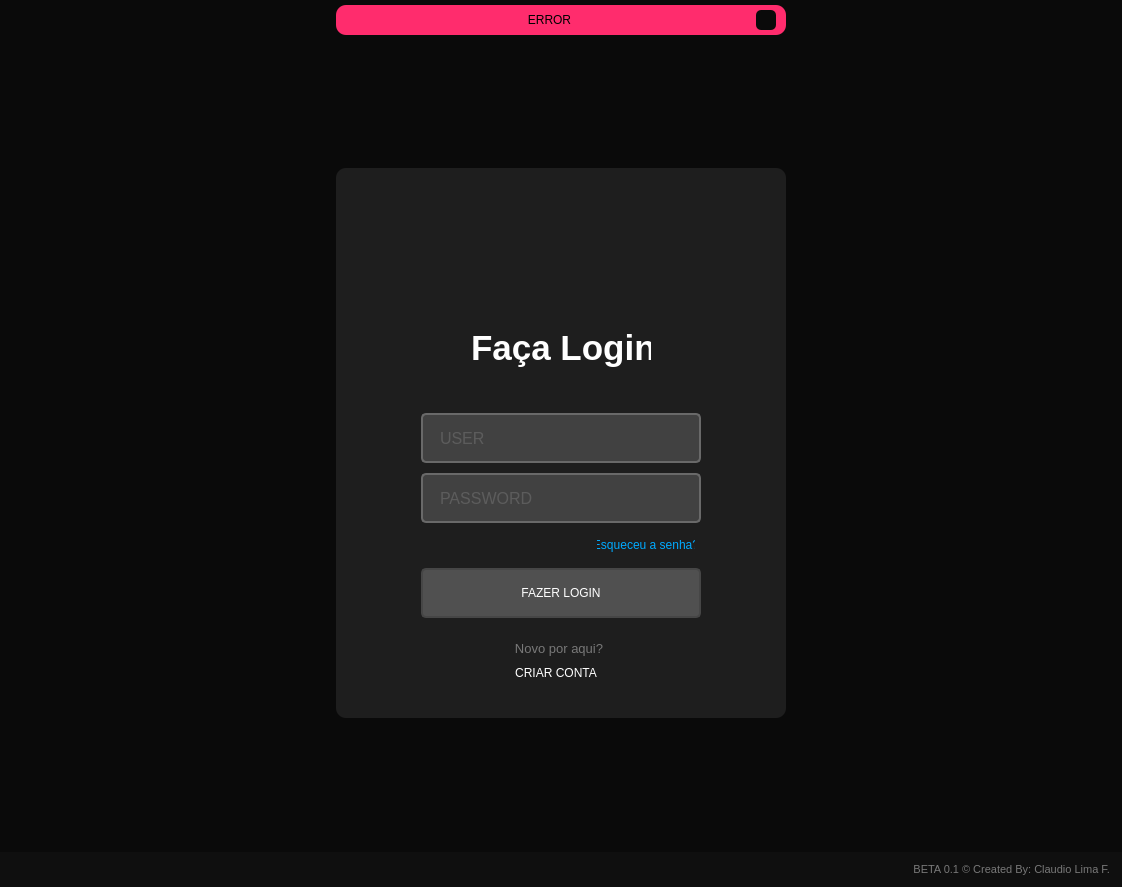
<?xml version="1.0" encoding="UTF-8"?>
<ui version="4.0">
 <class>LoginWindow</class>
 <widget class="QMainWindow" name="LoginWindow">
  <property name="geometry">
   <rect>
    <x>0</x>
    <y>0</y>
    <width>1122</width>
    <height>887</height>
   </rect>
  </property>
  <property name="minimumSize">
   <size>
    <width>500</width>
    <height>700</height>
   </size>
  </property>
  <property name="windowTitle">
   <string>Dev Claudio</string>
  </property>
  <property name="windowIcon">
   <iconset>
    <normaloff>images/icone.ico</normaloff>images/icone.ico</iconset>
  </property>
  <property name="styleSheet">
   <string notr="true">background-color: rgb(10, 10, 10);</string>
  </property>
  <widget class="QWidget" name="centralwidget">
   <layout class="QVBoxLayout" name="verticalLayout">
    <property name="spacing">
     <number>0</number>
    </property>
    <property name="leftMargin">
     <number>0</number>
    </property>
    <property name="topMargin">
     <number>0</number>
    </property>
    <property name="rightMargin">
     <number>0</number>
    </property>
    <property name="bottomMargin">
     <number>0</number>
    </property>
    <item>
     <widget class="QFrame" name="topbar">
      <property name="maximumSize">
       <size>
        <width>16777215</width>
        <height>35</height>
       </size>
      </property>
      <property name="styleSheet">
       <string notr="true"/>
      </property>
      <property name="frameShape">
       <enum>QFrame::NoFrame</enum>
      </property>
      <property name="frameShadow">
       <enum>QFrame::Raised</enum>
      </property>
      <layout class="QHBoxLayout" name="horizontalLayout_2">
       <property name="spacing">
        <number>0</number>
       </property>
       <property name="leftMargin">
        <number>0</number>
       </property>
       <property name="topMargin">
        <number>5</number>
       </property>
       <property name="rightMargin">
        <number>0</number>
       </property>
       <property name="bottomMargin">
        <number>0</number>
       </property>
       <item>
        <widget class="QFrame" name="frame_error">
         <property name="maximumSize">
          <size>
           <width>450</width>
           <height>35</height>
          </size>
         </property>
         <property name="styleSheet">
          <string notr="true">background-color: rgb(255, 44, 109);
border-radius: 10px;</string>
         </property>
         <property name="frameShape">
          <enum>QFrame::StyledPanel</enum>
         </property>
         <property name="frameShadow">
          <enum>QFrame::Raised</enum>
         </property>
         <layout class="QHBoxLayout" name="horizontalLayout_3">
          <property name="spacing">
           <number>3</number>
          </property>
          <property name="leftMargin">
           <number>10</number>
          </property>
          <property name="topMargin">
           <number>3</number>
          </property>
          <property name="rightMargin">
           <number>10</number>
          </property>
          <property name="bottomMargin">
           <number>3</number>
          </property>
          <item>
           <widget class="QLabel" name="lb_error">
            <property name="text">
             <string>ERROR</string>
            </property>
            <property name="alignment">
             <set>Qt::AlignCenter</set>
            </property>
           </widget>
          </item>
          <item>
           <widget class="QPushButton" name="btn_error">
            <property name="maximumSize">
             <size>
              <width>20</width>
              <height>20</height>
             </size>
            </property>
            <property name="styleSheet">
             <string notr="true">QPushButton {
	border-radius: 5px;
	background-position: center;
	background-image: url(:/close_image/cil-x.png);
	
	background-color: rgb(10,10,10);
}
QPushButton:hover{
	background-color: rgb(55,55,55);
	color: rgb(200, 200, 200);
}
QPushButton:pressed{
	background-color: rgb(100,100,100);
	color: rgb(200, 200, 200);
}</string>
            </property>
            <property name="text">
             <string/>
            </property>
           </widget>
          </item>
         </layout>
        </widget>
       </item>
      </layout>
     </widget>
    </item>
    <item>
     <widget class="QFrame" name="body">
      <property name="styleSheet">
       <string notr="true"/>
      </property>
      <property name="frameShape">
       <enum>QFrame::NoFrame</enum>
      </property>
      <property name="frameShadow">
       <enum>QFrame::Raised</enum>
      </property>
      <layout class="QHBoxLayout" name="horizontalLayout">
       <property name="spacing">
        <number>0</number>
       </property>
       <property name="leftMargin">
        <number>0</number>
       </property>
       <property name="topMargin">
        <number>30</number>
       </property>
       <property name="rightMargin">
        <number>0</number>
       </property>
       <property name="bottomMargin">
        <number>30</number>
       </property>
       <item>
        <widget class="QFrame" name="content">
         <property name="maximumSize">
          <size>
           <width>450</width>
           <height>550</height>
          </size>
         </property>
         <property name="styleSheet">
          <string notr="true">QFrame{
	background-color: rgb(30,30,30);
	border-radius: 10px;
}</string>
         </property>
         <property name="frameShape">
          <enum>QFrame::NoFrame</enum>
         </property>
         <property name="frameShadow">
          <enum>QFrame::Raised</enum>
         </property>
         <widget class="QFrame" name="logo">
          <property name="geometry">
           <rect>
            <x>45</x>
            <y>45</y>
            <width>360</width>
            <height>90</height>
           </rect>
          </property>
          <property name="minimumSize">
           <size>
            <width>360</width>
            <height>90</height>
           </size>
          </property>
          <property name="maximumSize">
           <size>
            <width>360</width>
            <height>90</height>
           </size>
          </property>
          <property name="styleSheet">
           <string notr="true">background-image: url(:/logo/logo.png);
backroung-repeat: no-repeat;
background-position: center;
border-radius: 6px;</string>
          </property>
          <property name="frameShape">
           <enum>QFrame::StyledPanel</enum>
          </property>
          <property name="frameShadow">
           <enum>QFrame::Raised</enum>
          </property>
         </widget>
         <widget class="QLineEdit" name="input_user">
          <property name="geometry">
           <rect>
            <x>85</x>
            <y>245</y>
            <width>280</width>
            <height>50</height>
           </rect>
          </property>
          <property name="minimumSize">
           <size>
            <width>280</width>
            <height>50</height>
           </size>
          </property>
          <property name="maximumSize">
           <size>
            <width>280</width>
            <height>50</height>
           </size>
          </property>
          <property name="font">
           <font>
            <family>Segoe UI</family>
            <pointsize>12</pointsize>
            <weight>50</weight>
            <bold>false</bold>
           </font>
          </property>
          <property name="styleSheet">
           <string notr="true">QLineEdit{
	border: 2px solid rgb(105,105,105);
	border-radius: 5px;
	padding: 15px;
	background-color: rgb(65,65,65);
	color: rgb(120,120,120)
}
QLineEdit:hover{
	border: 2px solid rgb(85,85,85);
}
QLineEdit:focus{
	border: 2px solid rgb(0, 255, 252);
	color: rgb(200,200,200);
}</string>
          </property>
          <property name="maxLength">
           <number>32</number>
          </property>
          <property name="placeholderText">
           <string>USER</string>
          </property>
         </widget>
         <widget class="QLineEdit" name="input_password">
          <property name="geometry">
           <rect>
            <x>85</x>
            <y>305</y>
            <width>280</width>
            <height>50</height>
           </rect>
          </property>
          <property name="minimumSize">
           <size>
            <width>280</width>
            <height>50</height>
           </size>
          </property>
          <property name="maximumSize">
           <size>
            <width>280</width>
            <height>50</height>
           </size>
          </property>
          <property name="font">
           <font>
            <family>Segoe UI</family>
            <pointsize>12</pointsize>
            <weight>50</weight>
            <bold>false</bold>
           </font>
          </property>
          <property name="styleSheet">
           <string notr="true">QLineEdit{
	border: 2px solid rgb(105,105,105);
	border-radius: 5px;
	padding: 15px;
	background-color: rgb(65,65,65);
	color: rgb(120,120,120)
}
QLineEdit:hover{
	border: 2px solid rgb(85,85,85);
}
QLineEdit:focus{
	border: 2px solid rgb(0, 255, 252);
	color: rgb(200,200,200);
}</string>
          </property>
          <property name="maxLength">
           <number>16</number>
          </property>
          <property name="echoMode">
           <enum>QLineEdit::Password</enum>
          </property>
          <property name="placeholderText">
           <string>PASSWORD</string>
          </property>
         </widget>
         <widget class="QPushButton" name="btn_criar_conta">
          <property name="geometry">
           <rect>
            <x>155</x>
            <y>480</y>
            <width>130</width>
            <height>50</height>
           </rect>
          </property>
          <property name="maximumSize">
           <size>
            <width>280</width>
            <height>50</height>
           </size>
          </property>
          <property name="font">
           <font>
            <family>Segoe UI</family>
            <pointsize>9</pointsize>
            <weight>50</weight>
            <bold>false</bold>
           </font>
          </property>
          <property name="styleSheet">
           <string notr="true">QPushButton{
	background-color: rgb(30,30,30);
	border: 1px solid rgb(30,30,30);
	color: rgb(255,255,255);
}
QPushButton:hover{
	color: rgb(220,220,220);
}
QPushButton:pressed{
	color: rgb(27, 107, 106);
}</string>
          </property>
          <property name="text">
           <string>CRIAR CONTA</string>
          </property>
         </widget>
         <widget class="QPushButton" name="btn_fazer_login">
          <property name="geometry">
           <rect>
            <x>85</x>
            <y>400</y>
            <width>280</width>
            <height>50</height>
           </rect>
          </property>
          <property name="maximumSize">
           <size>
            <width>280</width>
            <height>50</height>
           </size>
          </property>
          <property name="font">
           <font>
            <family>Segoe UI</family>
            <pointsize>9</pointsize>
            <weight>50</weight>
            <bold>false</bold>
           </font>
          </property>
          <property name="styleSheet">
           <string notr="true">QPushButton{
	background-color:  rgb(80,80,80);
	border: 2px solid rgb(70,70,70);
	border-radius: 5px;
	color: rgb(255,255,255);
}
QPushButton:hover{
	border: 2px solid rgb(100,100,100);
}
QPushButton:pressed{
	background-color: rgb(27, 107, 106);
	border: 2px solid rgb(0, 255, 252);
}</string>
          </property>
          <property name="text">
           <string>FAZER LOGIN</string>
          </property>
         </widget>
         <widget class="QLabel" name="lb_novo_por_aqui">
          <property name="geometry">
           <rect>
            <x>158</x>
            <y>470</y>
            <width>130</width>
            <height>20</height>
           </rect>
          </property>
          <property name="font">
           <font>
            <family>Segoe UI</family>
            <pointsize>10</pointsize>
            <italic>false</italic>
           </font>
          </property>
          <property name="layoutDirection">
           <enum>Qt::LeftToRight</enum>
          </property>
          <property name="styleSheet">
           <string notr="true">color :rgb(120,120,120)</string>
          </property>
          <property name="text">
           <string>Novo por aqui?</string>
          </property>
          <property name="alignment">
           <set>Qt::AlignCenter</set>
          </property>
         </widget>
         <widget class="QPushButton" name="btn_forget_password">
          <property name="geometry">
           <rect>
            <x>260</x>
            <y>365</y>
            <width>100</width>
            <height>23</height>
           </rect>
          </property>
          <property name="styleSheet">
           <string notr="true">QPushButton{
	color: rgb(0, 170, 255);
	background-color: rgb(30,30,30,);
	border: 1px solid  rgb(30,30,30);
}
QPushButton:hover{
	color: rgb(0, 149, 200);
}
QPushButton:pressed{
	color: rgb(0, 149, 152);
}</string>
          </property>
          <property name="text">
           <string>Esqueceu a senha?</string>
          </property>
         </widget>
         <widget class="QLabel" name="lb_faca_login">
          <property name="geometry">
           <rect>
            <x>135</x>
            <y>155</y>
            <width>180</width>
            <height>50</height>
           </rect>
          </property>
          <property name="font">
           <font>
            <family>Segoe UI</family>
            <pointsize>26</pointsize>
            <weight>75</weight>
            <bold>true</bold>
           </font>
          </property>
          <property name="styleSheet">
           <string notr="true">color: rgb(255, 255, 255);</string>
          </property>
          <property name="text">
           <string>Faça Login</string>
          </property>
         </widget>
        </widget>
       </item>
      </layout>
     </widget>
    </item>
    <item>
     <widget class="QFrame" name="footer">
      <property name="maximumSize">
       <size>
        <width>16777215</width>
        <height>35</height>
       </size>
      </property>
      <property name="styleSheet">
       <string notr="true">background-color: rgb(15,15,15);</string>
      </property>
      <property name="frameShape">
       <enum>QFrame::NoFrame</enum>
      </property>
      <property name="frameShadow">
       <enum>QFrame::Raised</enum>
      </property>
      <layout class="QVBoxLayout" name="verticalLayout_2">
       <item>
        <widget class="QLabel" name="lb_credits">
         <property name="font">
          <font>
           <family>Segoe UI</family>
           <pointsize>8</pointsize>
          </font>
         </property>
         <property name="layoutDirection">
          <enum>Qt::RightToLeft</enum>
         </property>
         <property name="styleSheet">
          <string notr="true">color :rgb(120,120,120)</string>
         </property>
         <property name="text">
          <string>BETA 0.1 © Created By: Claudio Lima F. </string>
         </property>
         <property name="alignment">
          <set>Qt::AlignRight|Qt::AlignTrailing|Qt::AlignVCenter</set>
         </property>
        </widget>
       </item>
      </layout>
     </widget>
    </item>
   </layout>
  </widget>
 </widget>
 <resources>
  <include location="../images/file_rc_rc.qrc"/>
 </resources>
 <connections/>
</ui>
